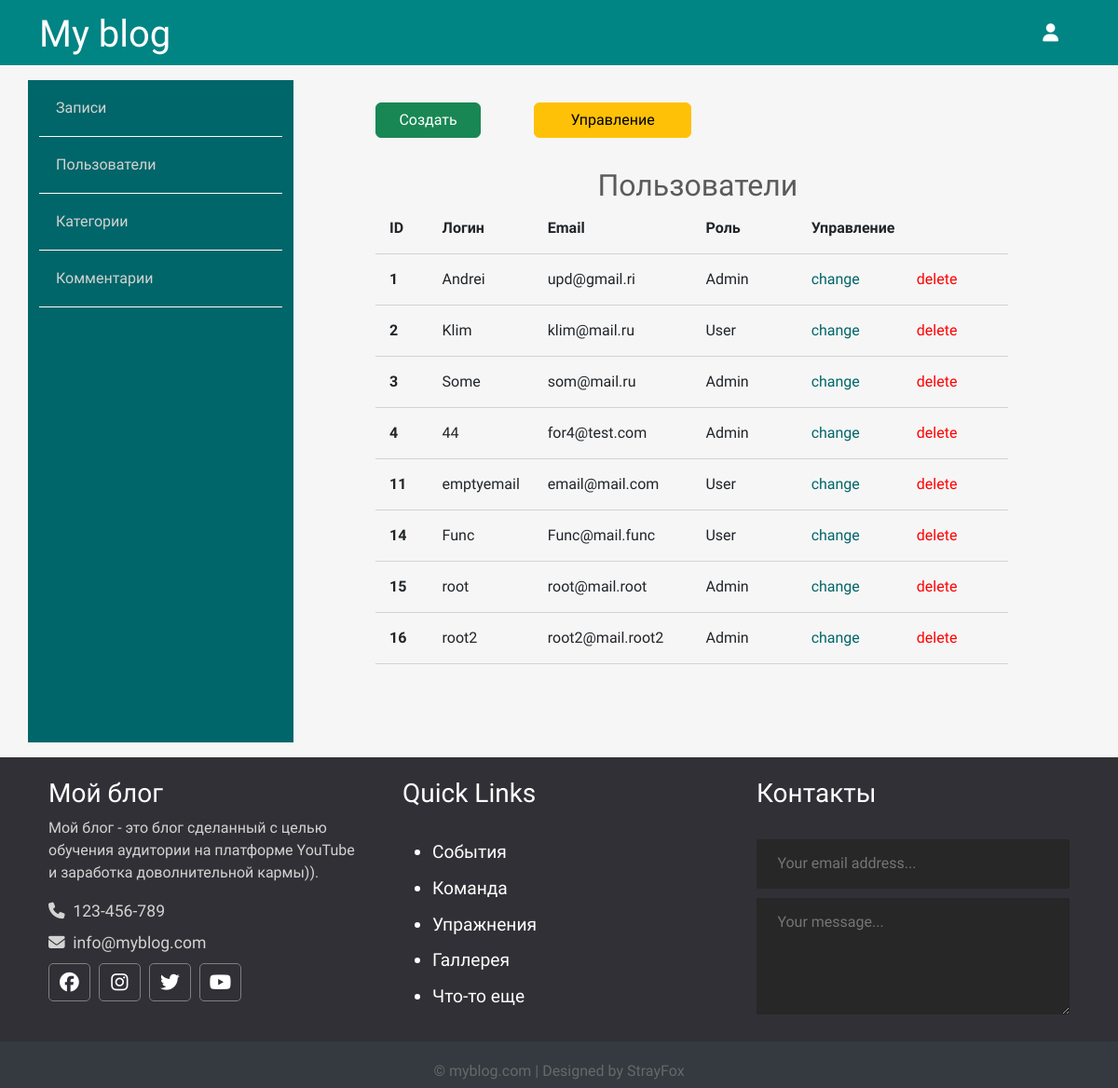
Page /admin/users/index.php on the committed database.
### tables this page shows
CREATE TABLE `users` (
  `id` int(12) NOT NULL,
  `admin` tinyint(4) NOT NULL,
  `username` varchar(255) NOT NULL,
  `email` varchar(255) NOT NULL,
  `password` varchar(255) NOT NULL,
  `created` timestamp NOT NULL DEFAULT CURRENT_TIMESTAMP
);

### app/database/db.php (called while the page is built, shortened)
<?php
require('connect.php');
function dbCheckError($query){
  $errInfo = $query->errorInfo();
  return true;
}
function selectAll($table, $params = []){
  global $dbh;
  $sql = "SELECT * FROM $table";
  $query = $dbh->prepare($sql);
  $query->execute();
  return $query->fetchAll();
}

### app/controllers/users.php (called while the page is built, shortened)
<?php
include(SITE_ROOT . "/app/database/db.php");
$users = selectAll('users');

### admin/users/index.php (the view, shortened to what this page needs)
<?php
  include("../../app/controllers/users.php");
?>
<!doctype html>
<html lang="en">
  <head>
    <link href="https://cdn.jsdelivr.net/npm/bootstrap@5.2.3/dist/css/bootstrap.min.css" rel="stylesheet">
    <link rel="stylesheet" href="../../assets/css/admin.css">
  </head>
  <body>
    <?php include("../../app/include/header-admin.php"); ?>
    <div class="container">
      <div class="row">
        <?php include("../../app/include/sidebar-admin.php"); ?>
        <div class="posts col-9">
          <div class="button row">
            <a href="<?php echo BASE_URL . "/admin/users/create.php"; ?>" class="col-2 btn btn-success">Создать</a>
            <span class="col-1"></span>
            <a href="<?php echo BASE_URL . "/admin/users/index.php"; ?>" class="col-3 btn btn-warning">Управление</a>
          </div>
          <div class="row title-table">
            <h2>Пользователи</h2>
            <div class="col-1">ID</div>
            <div class="col-2">Логин</div>
            <div class="col-3">Email</div>
            <div class="col-2">Роль</div>
            <div class="col-4">Управление</div>
          </div>
          <?php foreach ($users as $key => $user): ?>
          <div class="row post">
            <div class="id col-1"><?= $user['id'];?></div>
            <div class="title col-2"><?= $user['username'];?></div>
            <div class="title col-3"><?= $user['email'];?></div>
            <?php if ($user['admin'] == 1): ?>
              <div class="author col-2">Admin</div>
            <?php else: ?>
              <div class="author col-2">User</div>
            <?php endif; ?>
            <div class="red col-2"><a href="edit.php?edit_id=<?=$user['id']; ?>">change</a></div>
            <div class="del col-2"><a href="index.php?delete_id=<?=$user['id']; ?>">delete</a></div>
          </div>
          <?php endforeach; ?>
        </div>
      </div>
    </div>
    <?php include("../../app/include/footer.php"); ?>
  </body>
</html>

### app/include/header-admin.php (shortened to what this page needs)
<header class="container-fluid">
  <div class="container">
    <div class="row">
      <div class="col-4">
        <h1>
          <a href="<?php echo BASE_URL; ?>">
            My blog
          </a>
        </h1>
      </div>
      <nav class="col-8">
        <ul>
          <li>
            <a href="#">
                <i class="fa-solid fa-user"></i>
            </a>
          </li>
        </ul>
      </nav>
    </div>
  </div>
</header>

### app/include/sidebar-admin.php
<div class="sidebar col-3">
    <ul>
        <li>
            <a href="<?php echo BASE_URL . "/admin/posts/index.php"; ?>">Записи</a>
        </li>
        <li>
            <a href="<?php echo BASE_URL . "/admin/users/index.php"; ?>">Пользователи</a>
        </li>
        <li>
            <a href="<?php echo BASE_URL . "/admin/topics/index.php"; ?>">Категории</a>
        </li>
        <li>
            <a href="<?php echo BASE_URL . "/admin/comments/index.php"; ?>">Комментарии</a>
        </li>
    </ul>
</div>

### app/include/footer.php (shortened to what this page needs)
<div class="footer container-fluid">
  <div class="footer-content container">
    <div class="row">
      <div class="footer-section about col-md-4 col-12">
        <h3 class="logo-text">Мой блог</h3>
        <p>
          Мой блог - это блог сделанный с целью обучения аудитории на платформе
          YouTube и заработка доволнительной кармы)).
        </p>
        <div class="contact">
          <span><i class="fas fa-phone"></i>&nbsp 123-456-789</span>
          <span><i class="fas fa-envelope"></i>&nbsp info@myblog.com</span>
        </div>
        <div class="socials">
          <a href="#"><i class="fab fa-facebook"></i></a>
          <a href="#"><i class="fab fa-instagram"></i></a>
          <a href="#"><i class="fab fa-twitter"></i></a>
          <a href="#"><i class="fab fa-youtube"></i></a>
        </div>
      </div>
      <div class="footer-section links col-md-4 col-12">
        <h3>Quick Links</h3>
        <br>
        <ul>
          <a href="#">
            <li>События</li>
          </a>
          <a href="#">
            <li>Команда</li>
          </a>
          <a href="#">
            <li>Упражнения</li>
          </a>
          <a href="#">
            <li>Галлерея</li>
          </a>
          <a href="#">
            <li>Что-то еще</li>
          </a>
        </ul>
      </div>
      <div class="footer-section contact-form col-md-4 col-12">
        <h3>Контакты</h3>
        <br>
        <form action="/" method="post">
          <input type="email" name="email" class="text-input contact-input" placeholder="Your email address...">
          <textarea name="message" rows="4" class="text-input contact-input" placeholder="Your message..."></textarea>
          <button type="submit" class="btn btn-big contact-btn">
          </button>
        </form>
      </div>
    </div>
    <div class="footer-bottom">
      &copy; myblog.com | Designed by StrayFox
    </div>
  </div>
</div>

### assets/css/admin.css (style rules this page uses)
* { font-family: 'Comfortaa', cursive; }
html, h1, h2, h3, h4, h5, h6 { color: #5c5b5b; }
body { background-color: #f6f6f6; }
a { text-decoration: none; color: inherit; }
input { padding: 10px 12px; display: block; width: 100%; border-radius: 3px; border: 1px solid #ececec; line-height: 1.5rem; color: #444444; font-size: 1rem; }
header { background-color: #008484; height: 70px; }
header * { color: #ffffff; }
header h1 { margin-top: 13px; }
header h1 a { color: #ffffff; }
header ul { margin: 0; padding: 0; list-style-type: none; float: right; }
header ul li { float: left; position: relative; }
header ul li a { display: block; font-size: 1.2rem; text-decoration: none; color: #ffffff; padding: 22px; }
.footer { background: #303036; color: #d3d3d3; position: relative; }
.footer .footer-section { padding: 22px; }
.footer h4, .footer h3 { color: white; }
.footer .about .contact span { display: block; font-size: 1.1em; margin-bottom: 8px; }
.footer .about .socials a { border: 1px solid gray; width: 45px; height: 41px; padding-top: 5px; margin-right: 5px; text-align: center; display: inline-block; font-size: 1.3em; border-radius: 5px; transition: all .3s; color: #ffffff; }
.footer .links ul a { display: block; margin-bottom: 10px; font-size: 1.2em; transition: all .3s; color: #ffffff; text-decoration: none; }
.footer .contact-form .contact-input { background: #272727; color: #bebdbd; margin-bottom: 10px; line-height: 1.5rem; padding: .9rem 1.4rem; border: none; width: 100%; }
.footer .contact-form .contact-btn { float: right; font-size: 1.1em; font-family: 'Lora', serif; }
.footer .footer-bottom { background: #343a40; color: #686868; height: 50px; width: 100%; text-align: center; position: absolute; bottom: 0; left: 0; padding-top: 20px; }
.sidebar { margin: 1rem 0; background: #006669; min-height: 600px; }
.sidebar ul { list-style: none; margin: 0px; padding: 0px; color: #d3d3d3; }
.sidebar ul a { padding: 18px; display: block; border-bottom: 1px solid #ffffff; }
.posts { height: 100%; padding: 40px 100px 100px; overflow-y: scroll; }
.posts h2 { text-align: center; margin: 2rem 0 0 0.4rem; }
.posts .title-table div { padding: 15px; text-align: left; border-bottom: 1px solid #d3d3d3; font-weight: 700; }
.posts .post div { padding: 15px; text-align: left; border-bottom: 1px solid #d3d3d3; }
.posts .post .red { color: #006669; }
.posts .post .del { color: red; }
.posts .post .id { font-weight: bold; }

### rows in the picture
users: id "1", username "Andrei", email "upd@gmail.ri", admin "Admin"
users: id "2", username "Klim", email "klim@mail.ru", admin "User"
users: id "3", username "Some", email "som@mail.ru", admin "Admin"
users: id "4", username "44", email "for4@test.com", admin "Admin"
users: id "11", username "emptyemail", email "email@mail.com", admin "User"
users: id "14", username "Func", email "Func@mail.func", admin "User"
users: id "15", username "root", email "root@mail.root", admin "Admin"
users: id "16", username "root2", email "root2@mail.root2", admin "Admin"
